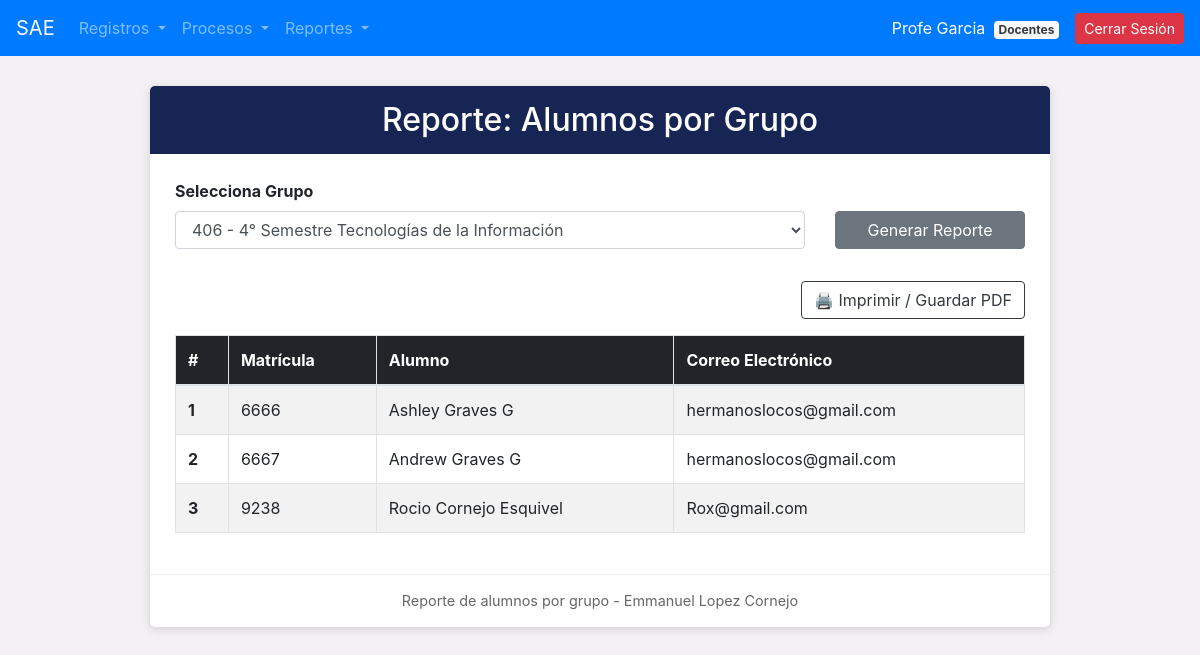
/reportes/rep_alumnos_grupo.php?idgrupo=1 (signed in), run on the app's committed database.
### tables this page shows
CREATE TABLE `alumnos` (
  `idalumn` int(11) NOT NULL,
  `matricula_al` varchar(50) NOT NULL,
  `nombre_al` varchar(100) NOT NULL,
  `apaterno_al` varchar(100) NOT NULL,
  `amaterno_al` varchar(100) NOT NULL,
  `mail_al` varchar(150) NOT NULL,
  `estatus_al` varchar(10) DEFAULT 'ALTA'
);

### reportes/rep_alumnos_grupo.php (the view, shortened to what this page needs)
<?php
include_once("../conexion.php");
include_once("../navegacion/nav.php");
$idgrupo = intval($_GET['idgrupo'] ?? 0);
$grupos = $conexion->query("SELECT idgrupo, clave_grupo, nombre_grupo FROM grupos WHERE estatus_grupo = 'ALTA'");
$alumnos = null;
if ($idgrupo > 0) {
    $sql = "SELECT a.idalumn, a.matricula_al, CONCAT(a.nombre_al, ' ', a.apaterno_al, ' ', a.amaterno_al) AS alumno, a.mail_al
            FROM grupo_alumnos ga
            INNER JOIN alumnos a ON ga.idalumn = a.idalumn
            WHERE ga.idgrupo = $idgrupo AND a.estatus_al = 'ALTA'";
    $alumnos = $conexion->query($sql);
}
?>
<!DOCTYPE html>
<html lang="es">
<head>
</head>
<body>
<div class="container">
    <div class="formulario">
        <div class="titulo">
            <h2 class="m-0">Reporte: Alumnos por Grupo</h2>
        </div>
        <div class="contenido">
            <form method="GET" action="rep_alumnos_grupo.php" class="row align-items-end mb-4 no-print">
                <div class="col-md-9 mb-2">
                    <label class="font-weight-bold">Selecciona Grupo</label>
                    <select name="idgrupo" class="form-control" required>
                        <?php if ($grupos): ?>
                            <?php while ($g = $grupos->fetch_assoc()): ?>
                                <option value="<?php echo $g['idgrupo']; ?>" <?php echo ($idgrupo == $g['idgrupo']) ? 'selected' : ''; ?>>
                                    <?php echo htmlspecialchars($g['clave_grupo'] . ' - ' . $g['nombre_grupo']); ?>
                                </option>
                            <?php endwhile; ?>
                        <?php endif; ?>
                    </select>
                </div>
                <div class="col-md-3 mb-2">
                    <button type="submit" class="btn btn-secondary w-100">Generar Reporte</button>
                </div>
            </form>
            <?php if ($idgrupo > 0): ?>
                <div class="d-flex justify-content-end mb-3 no-print">
                    <button onclick="window.print();" class="btn btn-outline-dark">🖨️ Imprimir / Guardar PDF</button>
                </div>
                <div class="table-responsive">
                    <table class="table table-bordered table-striped">
                        <thead style="background-color: #212529; color: white;">
                            <tr>
                                <th>#</th>
                                <th>Matrícula</th>
                                <th>Alumno</th>
                                <th>Correo Electrónico</th>
                            </tr>
                        </thead>
                        <tbody>
                            <?php if ($alumnos && $alumnos->num_rows > 0): ?>
                                <?php $i = 1; ?>
                                <?php while ($row = $alumnos->fetch_assoc()): ?>
                                    <tr>
                                        <td><b><?php echo $i++; ?></b></td>
                                        <td><?php echo htmlspecialchars($row['matricula_al']); ?></td>
                                        <td><?php echo htmlspecialchars($row['alumno']); ?></td>
                                        <td><?php echo htmlspecialchars($row['mail_al']); ?></td>
                                    </tr>
                                <?php endwhile; ?>
                            <?php else: ?>
                                <tr><td colspan="4" class="text-center py-3 text-muted">No hay alumnos inscritos en este grupo.</td></tr>
                            <?php endif; ?>
                        </tbody>
                    </table>
                </div>
            <?php endif; ?>
        </div>
        <div class="pie">Reporte de alumnos por grupo - Emmanuel Lopez Cornejo</div>
    </div>
</div>
</body>
</html>

### reportes/rep_alumnos_grupo.php (style rules this page uses)
body { background-color: #f3f1f4; }
.formulario { background-color: white; max-width: 900px; margin: 30px auto; border-radius: 5px; box-shadow: 0 2px 10px rgba(0, 0, 0, 0.15); overflow: hidden; }
.titulo { background-color: #172554; color: white; padding: 15px; text-align: center; }
.contenido { padding: 25px; }
.pie { text-align: center; padding: 15px; color: #666; font-size: 0.9rem; border-top: 1px solid #eee; }

### data on the page
alumnos: matricula_al "6666", alumno "Ashley Graves G", mail_al "hermanoslocos@gmail.com"
alumnos: matricula_al "6667", alumno "Andrew Graves G", mail_al "hermanoslocos@gmail.com"
alumnos: matricula_al "9238", alumno "Rocio Cornejo Esquivel", mail_al "Rox@gmail.com"

### other printed values
$_SESSION['nombre_usuario'] "Profe Garcia"
$_SESSION['nombre_puesto'] "Docentes"
form field idgrupo "406 - 4° Semestre Tecnologías de la Información"
